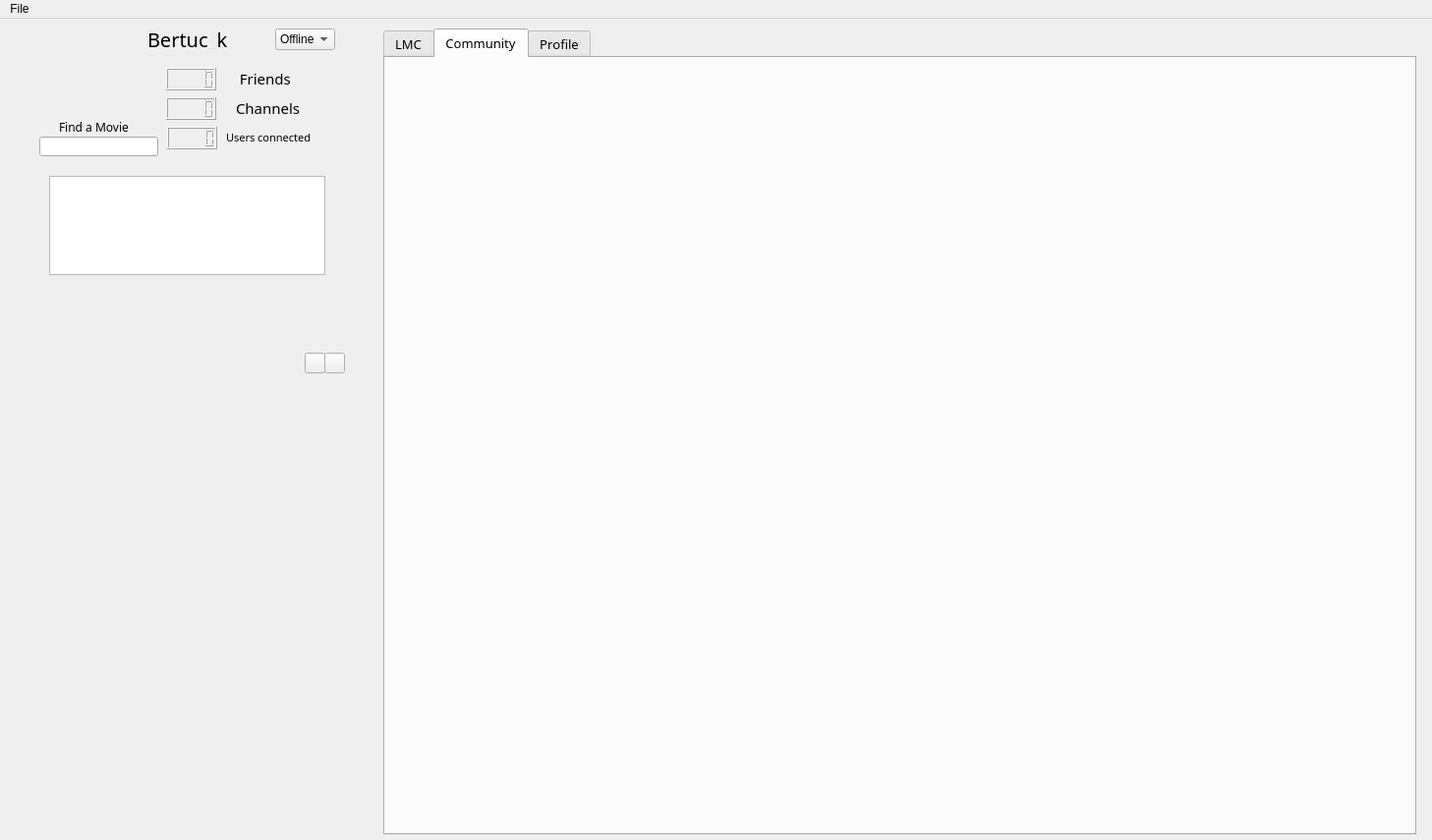
<?xml version="1.0" encoding="UTF-8"?>
<ui version="4.0">
 <class>MainWindow</class>
 <widget class="QMainWindow" name="MainWindow">
  <property name="geometry">
   <rect>
    <x>0</x>
    <y>0</y>
    <width>1457</width>
    <height>855</height>
   </rect>
  </property>
  <property name="windowTitle">
   <string>LMC</string>
  </property>
  <property name="autoFillBackground">
   <bool>false</bool>
  </property>
  <property name="tabShape">
   <enum>QTabWidget::Rounded</enum>
  </property>
  <widget class="QWidget" name="centralwidget">
   <widget class="QLabel" name="label">
    <property name="geometry">
     <rect>
      <x>-90</x>
      <y>-40</y>
      <width>1661</width>
      <height>901</height>
     </rect>
    </property>
    <property name="text">
     <string/>
    </property>
    <property name="pixmap">
     <pixmap>../../resources/images/wallpaper2.jpg</pixmap>
    </property>
   </widget>
   <widget class="QLabel" name="FondWidget2">
    <property name="geometry">
     <rect>
      <x>0</x>
      <y>240</y>
      <width>381</width>
      <height>671</height>
     </rect>
    </property>
    <property name="text">
     <string/>
    </property>
    <property name="pixmap">
     <pixmap>../../resources/images/Widgetcadre2.png</pixmap>
    </property>
   </widget>
   <widget class="QLabel" name="FondWidget1">
    <property name="geometry">
     <rect>
      <x>0</x>
      <y>-170</y>
      <width>421</width>
      <height>511</height>
     </rect>
    </property>
    <property name="text">
     <string/>
    </property>
    <property name="pixmap">
     <pixmap>../../resources/images/Widgetcadre1.png</pixmap>
    </property>
   </widget>
   <widget class="QLCDNumber" name="lcdNumber_2">
    <property name="geometry">
     <rect>
      <x>169</x>
      <y>80</y>
      <width>51</width>
      <height>23</height>
     </rect>
    </property>
    <property name="font">
     <font>
      <pointsize>10</pointsize>
      <weight>75</weight>
      <bold>true</bold>
     </font>
    </property>
   </widget>
   <widget class="QLabel" name="StatusImage">
    <property name="geometry">
     <rect>
      <x>40</x>
      <y>0</y>
      <width>111</width>
      <height>101</height>
     </rect>
    </property>
    <property name="text">
     <string/>
    </property>
    <property name="pixmap">
     <pixmap>../../resources/images/StatusOffline.gif</pixmap>
    </property>
   </widget>
   <widget class="QComboBox" name="StatusScroll">
    <property name="geometry">
     <rect>
      <x>280</x>
      <y>10</y>
      <width>61</width>
      <height>22</height>
     </rect>
    </property>
    <item>
     <property name="text">
      <string>Offline</string>
     </property>
    </item>
    <item>
     <property name="text">
      <string>Online</string>
     </property>
    </item>
   </widget>
   <widget class="QLabel" name="FiendsLabel">
    <property name="geometry">
     <rect>
      <x>240</x>
      <y>50</y>
      <width>71</width>
      <height>21</height>
     </rect>
    </property>
    <property name="font">
     <font>
      <family>Europe_Ext</family>
      <pointsize>11</pointsize>
     </font>
    </property>
    <property name="text">
     <string> Friends</string>
    </property>
   </widget>
   <widget class="QLabel" name="StatusText">
    <property name="geometry">
     <rect>
      <x>150</x>
      <y>10</y>
      <width>121</width>
      <height>21</height>
     </rect>
    </property>
    <property name="font">
     <font>
      <family>Europe_Ext</family>
      <pointsize>15</pointsize>
     </font>
    </property>
    <property name="text">
     <string>Bertuc_k</string>
    </property>
   </widget>
   <widget class="QLabel" name="ChannelLabel">
    <property name="geometry">
     <rect>
      <x>240</x>
      <y>80</y>
      <width>91</width>
      <height>21</height>
     </rect>
    </property>
    <property name="font">
     <font>
      <family>Europe_Ext</family>
      <pointsize>11</pointsize>
     </font>
    </property>
    <property name="text">
     <string>Channels</string>
    </property>
   </widget>
   <widget class="QLCDNumber" name="lcdNumber">
    <property name="geometry">
     <rect>
      <x>169</x>
      <y>50</y>
      <width>51</width>
      <height>23</height>
     </rect>
    </property>
    <property name="font">
     <font>
      <pointsize>10</pointsize>
      <weight>75</weight>
      <bold>true</bold>
     </font>
    </property>
   </widget>
   <widget class="QLabel" name="label_11">
    <property name="geometry">
     <rect>
      <x>520</x>
      <y>540</y>
      <width>46</width>
      <height>13</height>
     </rect>
    </property>
    <property name="text">
     <string/>
    </property>
   </widget>
   <widget class="QTabWidget" name="tabWidget">
    <property name="geometry">
     <rect>
      <x>390</x>
      <y>10</y>
      <width>1051</width>
      <height>821</height>
     </rect>
    </property>
    <property name="font">
     <font>
      <family>Europe_Ext</family>
      <pointsize>10</pointsize>
      <weight>50</weight>
      <italic>false</italic>
      <bold>false</bold>
      <kerning>false</kerning>
     </font>
    </property>
    <property name="currentIndex">
     <number>1</number>
    </property>
    <widget class="QWidget" name="LMC">
     <attribute name="title">
      <string>LMC</string>
     </attribute>
     <widget class="QStackedWidget" name="stackedWidget1">
      <property name="geometry">
       <rect>
        <x>0</x>
        <y>0</y>
        <width>1051</width>
        <height>791</height>
       </rect>
      </property>
      <property name="currentIndex">
       <number>0</number>
      </property>
      <widget class="QWidget" name="page_3">
       <widget class="QLabel" name="label_15">
        <property name="geometry">
         <rect>
          <x>-290</x>
          <y>0</y>
          <width>1341</width>
          <height>801</height>
         </rect>
        </property>
        <property name="text">
         <string/>
        </property>
        <property name="pixmap">
         <pixmap>../../resources/images/logo1.jpg</pixmap>
        </property>
       </widget>
       <widget class="QLabel" name="WelcomeLabel">
        <property name="geometry">
         <rect>
          <x>350</x>
          <y>40</y>
          <width>301</width>
          <height>61</height>
         </rect>
        </property>
        <property name="font">
         <font>
          <family>Segoe Print</family>
          <pointsize>50</pointsize>
         </font>
        </property>
        <property name="text">
         <string>Welcome</string>
        </property>
       </widget>
       <widget class="QLineEdit" name="AddYourLibraryLineEdit">
        <property name="geometry">
         <rect>
          <x>20</x>
          <y>330</y>
          <width>231</width>
          <height>41</height>
         </rect>
        </property>
        <property name="font">
         <font>
          <pointsize>22</pointsize>
         </font>
        </property>
        <property name="text">
         <string/>
        </property>
       </widget>
       <widget class="QPushButton" name="AddYourLibrary">
        <property name="geometry">
         <rect>
          <x>250</x>
          <y>330</y>
          <width>51</width>
          <height>41</height>
         </rect>
        </property>
        <property name="text">
         <string/>
        </property>
        <property name="icon">
         <iconset>
          <normaloff>../../resources/images/icon_find.png</normaloff>../../resources/images/icon_find.png</iconset>
        </property>
        <property name="iconSize">
         <size>
          <width>50</width>
          <height>50</height>
         </size>
        </property>
       </widget>
       <widget class="QLabel" name="label_26">
        <property name="geometry">
         <rect>
          <x>40</x>
          <y>290</y>
          <width>241</width>
          <height>31</height>
         </rect>
        </property>
        <property name="font">
         <font>
          <pointsize>18</pointsize>
         </font>
        </property>
        <property name="text">
         <string>Add your library</string>
        </property>
       </widget>
       <widget class="QLabel" name="label_27">
        <property name="geometry">
         <rect>
          <x>830</x>
          <y>200</y>
          <width>211</width>
          <height>31</height>
         </rect>
        </property>
        <property name="font">
         <font>
          <pointsize>18</pointsize>
         </font>
        </property>
        <property name="text">
         <string>News</string>
        </property>
       </widget>
       <widget class="QScrollArea" name="YourLibrairies">
        <property name="geometry">
         <rect>
          <x>750</x>
          <y>240</y>
          <width>251</width>
          <height>271</height>
         </rect>
        </property>
        <property name="widgetResizable">
         <bool>true</bool>
        </property>
        <widget class="QWidget" name="scrollAreaWidgetContents_3">
         <property name="geometry">
          <rect>
           <x>0</x>
           <y>0</y>
           <width>249</width>
           <height>269</height>
          </rect>
         </property>
        </widget>
       </widget>
       <zorder>label_15</zorder>
       <zorder>WelcomeLabel</zorder>
       <zorder>AddYourLibraryLineEdit</zorder>
       <zorder>AddYourLibrary</zorder>
       <zorder>label_27</zorder>
       <zorder>label_26</zorder>
       <zorder>YourLibrairies</zorder>
      </widget>
      <widget class="QWidget" name="page_4">
       <widget class="QScrollArea" name="scrollArea_3">
        <property name="geometry">
         <rect>
          <x>10</x>
          <y>20</y>
          <width>251</width>
          <height>741</height>
         </rect>
        </property>
        <property name="widgetResizable">
         <bool>true</bool>
        </property>
        <widget class="QWidget" name="scrollAreaWidgetContents_4">
         <property name="geometry">
          <rect>
           <x>0</x>
           <y>0</y>
           <width>249</width>
           <height>739</height>
          </rect>
         </property>
         <widget class="QPushButton" name="pushButton_6">
          <property name="geometry">
           <rect>
            <x>0</x>
            <y>0</y>
            <width>251</width>
            <height>31</height>
           </rect>
          </property>
          <property name="text">
           <string>Batman</string>
          </property>
         </widget>
        </widget>
       </widget>
       <widget class="QListView" name="listView">
        <property name="geometry">
         <rect>
          <x>270</x>
          <y>20</y>
          <width>771</width>
          <height>741</height>
         </rect>
        </property>
       </widget>
      </widget>
      <widget class="QWidget" name="page_7"/>
     </widget>
     <widget class="QPushButton" name="ChangeLMCLeft">
      <property name="geometry">
       <rect>
        <x>1000</x>
        <y>0</y>
        <width>21</width>
        <height>21</height>
       </rect>
      </property>
      <property name="text">
       <string/>
      </property>
      <property name="icon">
       <iconset>
        <normaloff>../../resources/images/fleche1.png</normaloff>../../resources/images/fleche1.png</iconset>
      </property>
     </widget>
     <widget class="QPushButton" name="ChangeLMCRight">
      <property name="geometry">
       <rect>
        <x>1020</x>
        <y>0</y>
        <width>21</width>
        <height>21</height>
       </rect>
      </property>
      <property name="text">
       <string/>
      </property>
      <property name="icon">
       <iconset>
        <normaloff>../../resources/images/fleche2.png</normaloff>../../resources/images/fleche2.png</iconset>
      </property>
     </widget>
    </widget>
    <widget class="QWidget" name="Messenger">
     <attribute name="title">
      <string>Community</string>
     </attribute>
     <widget class="QWidget" name="IRC" native="true">
      <property name="geometry">
       <rect>
        <x>0</x>
        <y>0</y>
        <width>1051</width>
        <height>801</height>
       </rect>
      </property>
      <widget class="QLabel" name="label_7">
       <property name="geometry">
        <rect>
         <x>0</x>
         <y>0</y>
         <width>1661</width>
         <height>901</height>
        </rect>
       </property>
       <property name="text">
        <string/>
       </property>
       <property name="pixmap">
        <pixmap>../../resources/images/wallpaper2.jpg</pixmap>
       </property>
      </widget>
     </widget>
    </widget>
    <widget class="QWidget" name="Profile">
     <attribute name="title">
      <string>Profile</string>
     </attribute>
     <widget class="QLabel" name="label_6">
      <property name="geometry">
       <rect>
        <x>-60</x>
        <y>0</y>
        <width>1661</width>
        <height>901</height>
       </rect>
      </property>
      <property name="text">
       <string/>
      </property>
      <property name="pixmap">
       <pixmap>../../resources/images/wallpaper2.jpg</pixmap>
      </property>
     </widget>
    </widget>
   </widget>
   <widget class="QPushButton" name="ChangeWidgetMovieLeft">
    <property name="geometry">
     <rect>
      <x>310</x>
      <y>340</y>
      <width>21</width>
      <height>21</height>
     </rect>
    </property>
    <property name="text">
     <string/>
    </property>
    <property name="icon">
     <iconset>
      <normaloff>../../resources/images/fleche1.png</normaloff>../../resources/images/fleche1.png</iconset>
    </property>
   </widget>
   <widget class="QPushButton" name="ChangeWidgetMovieRight">
    <property name="geometry">
     <rect>
      <x>330</x>
      <y>340</y>
      <width>21</width>
      <height>21</height>
     </rect>
    </property>
    <property name="text">
     <string/>
    </property>
    <property name="icon">
     <iconset>
      <normaloff>../../resources/images/fleche2.png</normaloff>../../resources/images/fleche2.png</iconset>
    </property>
   </widget>
   <widget class="QLineEdit" name="lineEdit_2">
    <property name="geometry">
     <rect>
      <x>40</x>
      <y>120</y>
      <width>121</width>
      <height>20</height>
     </rect>
    </property>
   </widget>
   <widget class="QLabel" name="label_24">
    <property name="geometry">
     <rect>
      <x>60</x>
      <y>100</y>
      <width>81</width>
      <height>21</height>
     </rect>
    </property>
    <property name="font">
     <font>
      <family>Europe_Ext</family>
     </font>
    </property>
    <property name="text">
     <string>Find a Movie</string>
    </property>
   </widget>
   <widget class="QLCDNumber" name="lcdNumber_4">
    <property name="geometry">
     <rect>
      <x>170</x>
      <y>110</y>
      <width>51</width>
      <height>23</height>
     </rect>
    </property>
    <property name="font">
     <font>
      <pointsize>10</pointsize>
      <weight>75</weight>
      <bold>true</bold>
     </font>
    </property>
   </widget>
   <widget class="QLabel" name="UsersConnectedLabel">
    <property name="geometry">
     <rect>
      <x>230</x>
      <y>110</y>
      <width>121</width>
      <height>21</height>
     </rect>
    </property>
    <property name="font">
     <font>
      <family>Europe_Ext</family>
      <pointsize>8</pointsize>
      <kerning>false</kerning>
     </font>
    </property>
    <property name="text">
     <string>Users connected</string>
    </property>
   </widget>
   <widget class="QTextEdit" name="TextEdit">
    <property name="geometry">
     <rect>
      <x>50</x>
      <y>160</y>
      <width>281</width>
      <height>101</height>
     </rect>
    </property>
   </widget>
  </widget>
  <widget class="QMenuBar" name="menubar">
   <property name="geometry">
    <rect>
     <x>0</x>
     <y>0</y>
     <width>1457</width>
     <height>21</height>
    </rect>
   </property>
   <widget class="QMenu" name="menuFile">
    <property name="title">
     <string>File</string>
    </property>
    <addaction name="actionExit"/>
   </widget>
   <addaction name="menuFile"/>
  </widget>
  <action name="actionExit">
   <property name="text">
    <string>Exit</string>
   </property>
  </action>
 </widget>
 <resources/>
 <connections/>
</ui>
